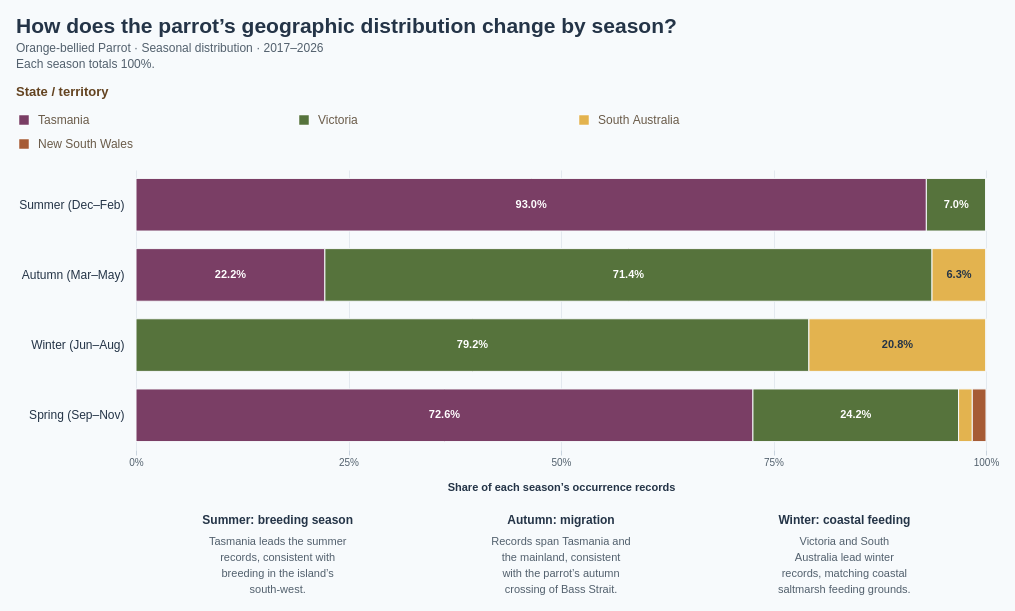

The Vega-Lite source for this figure:
### Vega specification from a JSON file in a GitHub repository (floating-point values rounded to 4 significant figures)
{"$schema": "https://vega.github.io/schema/vega/v5.json", "description": "100% stacked seasonal bars showing geographic distribution of Orange-bellied Parrot occurrence records by state. Source: Dataset/orange_bellied_parrot_cleaned.csv (5,942 PRESENT records in the full source; 2,154 in 2017–2026). Use month when present; recover missing months from complete eventDate (0 records recovered; no conflicting months). Exclude 1,948 records without a usable month and 0 additional month-known records without stateProvince. The remaining 206 records have reported years spanning 2017–2026. No coordinate filter or deduplication is applied. Each bar is normalized by its own seasonal total, using stateProvince as supplied. Australian seasons: Summer Dec–Feb, Autumn Mar–May, Winter Jun–Aug, Spring Sep–Nov. Seasonal shares describe occurrence recording, not abundance or tracked migration. Highlighting does not change counts or denominators. Interpretation notes below the axis relate the observed summer-to-winter shift to the documented Orange-bellied Parrot migration cycle; occurrence records alone do not track individual birds. Ecological context: NRE Tasmania, About Orange-bellied Parrots. Uses the 10 most recent available observation years (2017–2026), using year with eventDate fallback, including partial 2026. Year filtering occurs before month/state inclusion and seasonal aggregation.", "width": 850, "height": 280, "padding": 16, "background": "#f7fafc", "title": {"text": "How does the parrot’s geographic distribution change by season?", "subtitle": ["Orange-bellied Parrot · Seasonal distribution · 2017–2026", "Each season totals 100%."], "anchor": "start", "font": "Arial", "fontSize": 21, "color": "#243447", "subtitleFontSize": 12, "subtitleColor": "#52606d", "offset": 16, "subtitlePadding": 6, "subtitleLineHeight": 16}, "signals": [{"name": "hoveredRegion", "value": null, "on": [{"events": "@bars:mouseover, @legendSymbols:mouseover, @legendLabels:mouseover", "update": "datum.region"}, {"events": "@bars:mouseout, @legendSymbols:mouseout, @legendLabels:mouseout", "update": "null"}]}, {"name": "selectedRegion", "value": null, "on": [{"events": "@bars:click, @legendSymbols:click, @legendLabels:click", "update": "selectedRegion === datum.region ? null : datum.region"}, {"events": "window:keydown[event.key === 'Escape']", "update": "null"}]}, {"name": "activeRegion", "update": "hoveredRegion != null ? hoveredRegion : selectedRegion"}, {"name": "legendOffset", "value": -120}, {"name": "legendColumnWidth", "value": 280}, {"name": "legendSymbolSize", "value": 100}], "data": [{"name": "regionCounts", "values": [{"season": "Summer", "seasonOrder": 0, "region": "Tasmania", "regionOrder": 0, "count": 53}, {"season": "Summer", "seasonOrder": 0, "region": "Victoria", "regionOrder": 1, "count": 4}, {"season": "Summer", "seasonOrder": 0, "region": "South Australia", "regionOrder": 2, "count": 0}, {"season": "Summer", "seasonOrder": 0, "region": "New South Wales", "regionOrder": 3, "count": 0}, {"season": "Autumn", "seasonOrder": 1, "region": "Tasmania", "regionOrder": 0, "count": 14}, {"season": "Autumn", "seasonOrder": 1, "region": "Victoria", "regionOrder": 1, "count": 45}, {"season": "Autumn", "seasonOrder": 1, "region": "South Australia", "regionOrder": 2, "count": 4}, {"season": "Autumn", "seasonOrder": 1, "region": "New South Wales", "regionOrder": 3, "count": 0}, {"season": "Winter", "seasonOrder": 2, "region": "Tasmania", "regionOrder": 0, "count": 0}, {"season": "Winter", "seasonOrder": 2, "region": "Victoria", "regionOrder": 1, "count": 19}, {"season": "Winter", "seasonOrder": 2, "region": "South Australia", "regionOrder": 2, "count": 5}, {"season": "Winter", "seasonOrder": 2, "region": "New South Wales", "regionOrder": 3, "count": 0}, {"season": "Spring", "seasonOrder": 3, "region": "Tasmania", "regionOrder": 0, "count": 45}, {"season": "Spring", "seasonOrder": 3, "region": "Victoria", "regionOrder": 1, "count": 15}, {"season": "Spring", "seasonOrder": 3, "region": "South Australia", "regionOrder": 2, "count": 1}, {"season": "Spring", "seasonOrder": 3, "region": "New South Wales", "regionOrder": 3, "count": 1}], "transform": [{"type": "joinaggregate", "groupby": ["season"], "fields": ["count"], "ops": ["sum"], "as": ["total"]}, {"type": "formula", "expr": "datum.count / datum.total", "as": "share"}, {"type": "stack", "groupby": ["season"], "field": "count", "sort": {"field": "regionOrder", "order": "ascending"}, "offset": "normalize", "as": ["x0", "x1"]}]}, {"name": "seasonTotals", "source": "regionCounts", "transform": [{"type": "aggregate", "groupby": ["season", "seasonOrder"], "fields": ["count"], "ops": ["sum"], "as": ["total"]}]}, {"name": "regions", "values": [{"region": "Tasmania", "order": 0}, {"region": "Victoria", "order": 1}, {"region": "South Australia", "order": 2}, {"region": "New South Wales", "order": 3}]}, {"name": "seasonInsights", "values": [{"column": 0, "heading": "Summer: breeding season", "lines": ["Tasmania leads the summer", "records, consistent with", "breeding in the island’s", "south-west."]}, {"column": 1, "heading": "Autumn: migration", "lines": ["Records span Tasmania and", "the mainland, consistent", "with the parrot’s autumn", "crossing of Bass Strait."]}, {"column": 2, "heading": "Winter: coastal feeding", "lines": ["Victoria and South", "Australia lead winter", "records, matching coastal", "saltmarsh feeding grounds."]}]}], "scales": [{"name": "x", "type": "linear", "domain": [0, 1], "range": "width", "zero": true, "nice": false}, {"name": "y", "type": "band", "domain": {"data": "seasonTotals", "field": "season", "sort": {"op": "min", "field": "seasonOrder", "order": "ascending"}}, "range": "height", "paddingInner": 0.25, "paddingOuter": 0.12}, {"name": "color", "type": "ordinal", "domain": ["Tasmania", "Victoria", "South Australia", "New South Wales"], "range": ["#7A3E65", "#56733C", "#E3B34F", "#A65B35"]}], "axes": [{"orient": "bottom", "scale": "x", "title": "Share of each season’s occurrence records", "format": ".0%", "values": [0, 0.25, 0.5, 0.75, 1], "grid": true, "gridColor": "#e3e9ef", "domain": false, "tickColor": "#c9d4df", "labelColor": "#52606d", "titleColor": "#243447", "titlePadding": 14}, {"orient": "left", "scale": "y", "domain": false, "ticks": false, "labelPadding": 12, "labelLimit": 230, "labelFontSize": 12, "labelColor": "#243447", "encode": {"labels": {"update": {"text": {"signal": "datum.value + ' (' + ['Dec–Feb', 'Mar–May', 'Jun–Aug', 'Sep–Nov'][indexof(domain('y'), datum.value)] + ')'"}}}}}], "marks": [{"name": "bars", "type": "rect", "from": {"data": "regionCounts"}, "encode": {"enter": {"cursor": {"value": "pointer"}}, "update": {"x": {"scale": "x", "field": "x0"}, "x2": {"scale": "x", "field": "x1"}, "y": {"scale": "y", "field": "season"}, "height": {"signal": "bandwidth('y')"}, "fill": {"scale": "color", "field": "region"}, "fillOpacity": {"signal": "activeRegion == null || activeRegion === datum.region ? 1 : 0.2"}, "stroke": {"value": "#f7fafc"}, "strokeWidth": {"value": 1}, "tooltip": {"signal": "{'Species': 'Orange-bellied Parrot', 'Season': datum.season, 'State': datum.region, 'Share of seasonal records': format(datum.share, '.1%'), 'State records this season': format(datum.count, ',d'), 'Season total': format(datum.total, ',d'), 'Period': '2017–2026'}"}, "description": {"signal": "datum.season + ', ' + datum.region + ': ' + format(datum.share, '.1%') + ', ' + datum.count + ' records'"}}}}, {"type": "text", "interactive": false, "from": {"data": "regionCounts"}, "encode": {"update": {"x": {"signal": "scale('x', (datum.x0 + datum.x1) / 2)"}, "y": {"scale": "y", "field": "season", "band": 0.5}, "align": {"value": "center"}, "baseline": {"value": "middle"}, "text": {"signal": "datum.share >= 0.05 ? format(datum.share, '.1%') : ''"}, "fontSize": {"value": 11}, "fontWeight": {"value": "bold"}, "fill": {"signal": "datum.region === 'South Australia' ? '#243447' : '#ffffff'"}, "opacity": {"signal": "activeRegion == null || activeRegion === datum.region ? 1 : 0.2"}}}}, {"type": "text", "from": {"data": "seasonTotals"}, "encode": {"update": {"x": {"signal": "width + 12"}, "y": {"scale": "y", "field": "season", "band": 0.5}, "baseline": {"value": "middle"}, "fontSize": {"value": 11}, "fill": {"value": "#52606d"}, "text": {"value": ""}}}}, {"type": "symbol", "name": "legendSymbols", "from": {"data": "regions"}, "encode": {"update": {"x": {"signal": "legendOffset + 8 + (datum.order % 3) * legendColumnWidth"}, "y": {"signal": "-50 + floor(datum.order / 3) * 24"}, "cursor": {"value": "pointer"}, "opacity": {"signal": "activeRegion == null || activeRegion === datum.region ? 1 : 0.3"}, "shape": {"value": "square"}, "size": {"signal": "legendSymbolSize"}, "fill": {"scale": "color", "field": "region"}, "stroke": {"value": "#ffffff"}, "strokeWidth": {"value": 0.5}}}}, {"type": "text", "name": "legendLabels", "from": {"data": "regions"}, "encode": {"update": {"x": {"signal": "legendOffset + 22 + (datum.order % 3) * legendColumnWidth"}, "y": {"signal": "-50 + floor(datum.order / 3) * 24"}, "cursor": {"value": "pointer"}, "opacity": {"signal": "activeRegion == null || activeRegion === datum.region ? 1 : 0.3"}, "text": {"field": "region"}, "align": {"value": "left"}, "baseline": {"value": "middle"}, "fontSize": {"value": 12}, "fill": {"value": "#6a5b49"}, "font": {"value": "Arial"}, "fontWeight": {"value": "normal"}, "limit": {"value": 254}}}}, {"name": "insightHeadings", "type": "text", "interactive": false, "from": {"data": "seasonInsights"}, "encode": {"update": {"x": {"signal": "(datum.column + 0.5) * width / 3"}, "y": {"signal": "height + 65"}, "baseline": {"value": "top"}, "text": {"field": "heading"}, "fontSize": {"value": 12}, "fontWeight": {"value": "bold"}, "fill": {"value": "#243447"}, "align": {"value": "center"}}}}, {"name": "insightDetails", "type": "text", "interactive": false, "from": {"data": "seasonInsights"}, "encode": {"update": {"x": {"signal": "(datum.column + 0.5) * width / 3"}, "y": {"signal": "height + 86"}, "baseline": {"value": "top"}, "text": {"field": "lines"}, "lineHeight": {"value": 16}, "fontSize": {"value": 11}, "fill": {"value": "#52606d"}, "align": {"value": "center"}}}}, {"name": "legendTitle", "type": "text", "interactive": false, "encode": {"update": {"x": {"signal": "legendOffset"}, "y": {"value": -74}, "text": {"value": "State / territory"}, "font": {"value": "Arial"}, "fontSize": {"value": 13}, "fontWeight": {"value": "bold"}, "fill": {"value": "#634320"}}}}], "config": {"font": "Arial", "axis": {"labelFont": "Arial", "titleFont": "Arial"}, "legend": {"labelFont": "Arial", "titleFont": "Arial", "labelFontSize": 12, "titleFontSize": 13, "titleFontWeight": "bold", "labelColor": "#6a5b49", "titleColor": "#634320", "symbolType": "square", "symbolSize": 100, "rowPadding": 8, "columnPadding": 24, "labelOffset": 8}}, "usermeta": {"observationWindow": {"source": "Dataset/orange_bellied_parrot_cleaned.csv", "dateField": "year (eventDate fallback)", "years": [2017, 2018, 2019, 2020, 2021, 2022, 2023, 2024, 2025, 2026], "yearCount": 10, "includesPartialLatestYear": true}}}
